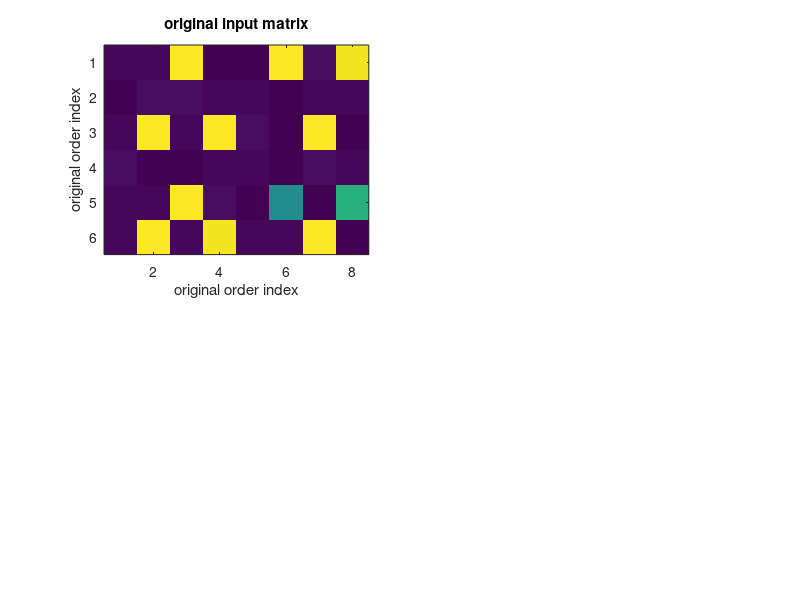

Here is the MATLAB script that generated this plot: (Note: this script raises an error after producing the figure.)
%% Biclustering
% We wrap all the hierarchical clustering algorithm into a function:
% [row_clust_idx, col_clust_idx, y_index, x_index]=Biclustering(A, k_row, k_col);
% We use the same example as shown in biclustering_from_hierarchical2.m
% except that we use the function to perform clustering instead.
%
% Last updated: Thu, Nov 23, 2012
% =======================================
% Kittipat "Bot" Kampa
% kittipat@gmail.com
% Integrated Brain Imaging Center (IBIC)
% University of Washington
% =======================================

clear; close all; clc;
%% Load the data

% % -- Data 1 -- 
% x = zeros(150,10);
% % x_row = 1:15,16-18,19-80,81-105,106-125,126-150
% % x_col = 1:4,5-6,7-14,15-20
% x(1:15,7:10) = 1;
% x(1:15,11:14) = 0.6;
% x(16:18,5:6) = 0.6;
% x(19:80,1:4) = 0.4;
% x(81:105,7:14) = 0.8;
% x(106:125,15:20) = 1;
% x(126:150,1:4) = 0.5;

% -- data2 ---
x = [0 0 1 0 0 1 0 1;
     0 0 0 0 0 0 0 0;
     0 1 0 1 0 0 1 0;
     0 0 0 0 0 0 0 0;
     0 0 1 0 0 0.5 0 0.6;
     0 1 0 1 0 0 1 0];

A = x+0.01*randn(size(x)); 

figure(1); 
set(gcf, 'Position', get(0,'Screensize')); % Maximize figure.
subplot(2,2,1); imagesc(A); title('original input matrix');
xlabel('original order index'); ylabel('original order index');

%%
[numRow,numCol] = size(A);
row_name = 1:numRow; row_name = num2cell(row_name);
col_name = 1:numCol; col_name = num2cell(col_name);

%% Hierarchical clustering along the column
k_row = 4; k_col = 3;
[row_clust_idx, col_clust_idx, y_index, x_index]=Biclustering(A, k_row, k_col);


%% Plot the result
figure(1);
% Plot the end-result cluster label for each row and column
subplot(2,2,2); imagesc(A);
set(gca,'YTick',1:numRow); set(gca,'YTickLabel',row_clust_idx); 
set(gca,'XTick',1:numCol); set(gca,'XTickLabel',col_clust_idx);
title('original input matrix');
xlabel('cluster index with original order');
ylabel('cluster index with original order');

% Rearrange the cluster according to the dendrogram
A_x = A(:,x_index);
A_xy = A_x(y_index,:);
subplot(2,2,3); imagesc(A_xy);
set(gca,'YTick',1:numRow); set(gca,'YTickLabel',row_name(y_index)); 
set(gca,'XTick',1:numCol); set(gca,'XTickLabel',col_name(x_index));
title('cluster rearranged by the denrogram');
xlabel('original index'); ylabel('original index');

subplot(2,2,4); imagesc(A_xy);
set(gca,'YTick',1:numRow); set(gca,'YTickLabel',row_clust_idx(y_index)); 
set(gca,'XTick',1:numCol); set(gca,'XTickLabel',col_clust_idx(x_index));
title('cluster rearranged by the denrogram');
xlabel('cluster index'); ylabel('cluster index');

% save the figure to jpg
f1 = figure(1);
print(f1,'-djpeg',['hier_bicluster_row',num2str(k_row),'_col',num2str(k_col),'.jpg']);

f2 = figure(2);
print(f2,'-djpeg',['dendrogram_hier_bicluster_row',num2str(k_row),'_col',num2str(k_col),'.jpg']);
